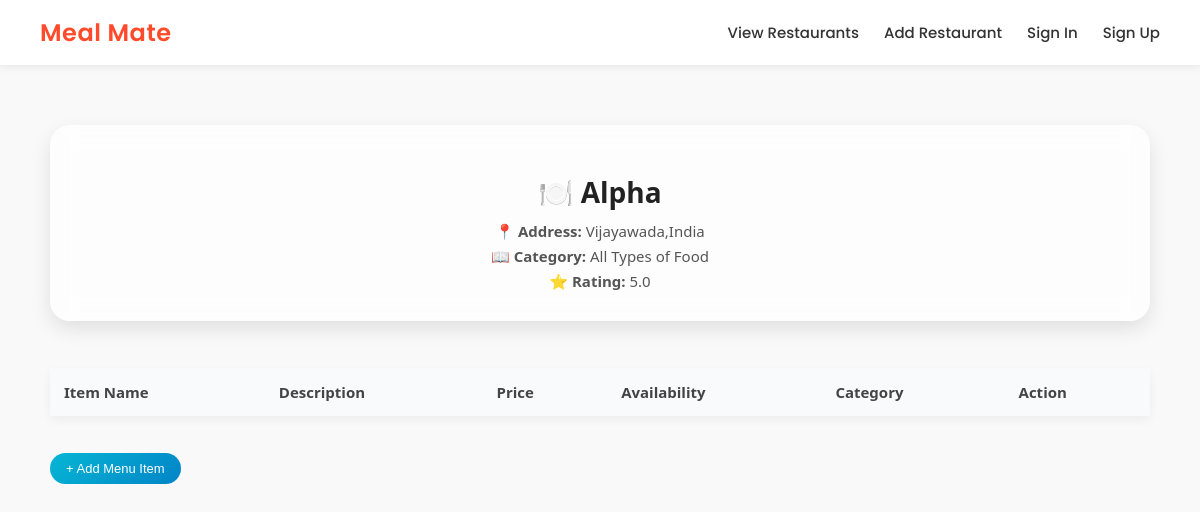
The page /view_menu/19/ on the database as committed earlier.
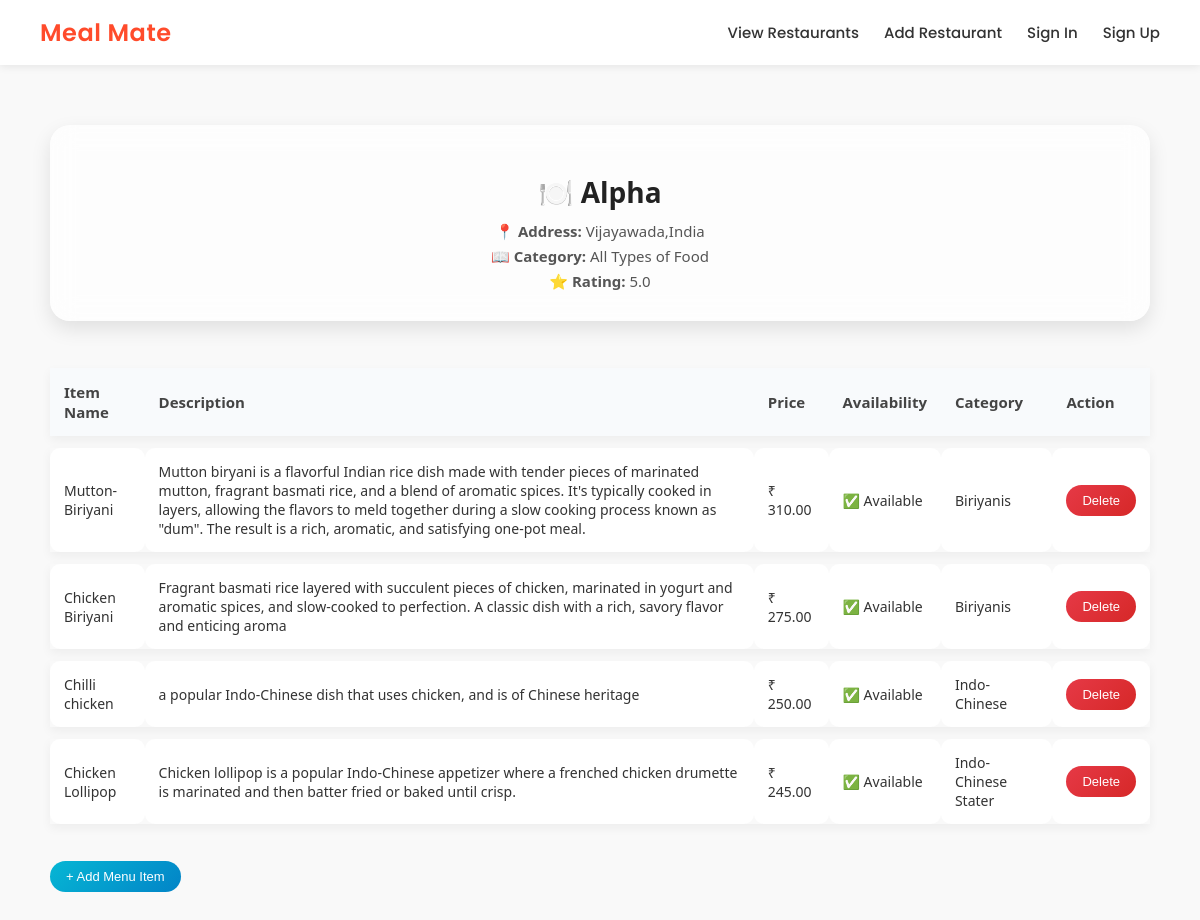
The same page on the database as committed later.
### delivery/models.py (models this page shows, shortened)
class Restarunts(models.Model):
    res_name = models.CharField(max_length=100)
    Food_cat = models.CharField(max_length=100)
    rating  = models.FloatField()
    img = models.URLField(default="https://encrypted-tbn0.gstatic.com/images?q=tbn:ANd9GcR7KBKxKUEmumbhS_sR7eCr-s1likOF0RHtOvAbPXSA70O1ATMHQwZxbCCNwCYCtGQjTVo&usqp=CAU")
    address = models.CharField(max_length=100)

class Menu(models.Model):
    res = models.ForeignKey(
        Restarunts,
        on_delete = models.CASCADE
    )
    item_name = models.CharField(max_length=100)
    description = models.TextField(blank=True,null=True)
    price = models.DecimalField(max_digits=6,decimal_places=2)
    is_available = models.BooleanField(default=True)
    category = models.CharField(max_length=50)

### delivery/views.py (the view)
# urls.py: path('view_menu/<int:id>/',views.view_menu, name = 'view_menu'),
def view_menu(request, id):
    res = Restarunts.objects.get(pk = id)
    menu = Menu.objects.filter(res = res)
    return render(request, 'delivery/menu.html', {'res': res, 'menu':menu})

### delivery/templates/delivery/menu.html (shortened to what this page needs)
{% extends 'delivery/base.html' %}
{% block content %}
<div class="menu-container">
    <div class="res-card">
        <h2>🍽️ {{res.res_name}}</h2>
        <div class="res-details">
            <p><strong>📍 Address:</strong> {{res.address}}</p>
            <p><strong>📖 Category:</strong> {{res.Food_cat}}</p>
            <p><strong>⭐ Rating:</strong> {{res.rating}}</p>
        </div>
    </div>
    <table>
        <tr>
            <th>Item Name</th>
            <th>Description</th>
            <th>Price</th>
            <th>Availability</th>
            <th>Category</th>
            <th>Action</th>
        </tr>
        {% for item in menu %}
        <tr>
            <td>{{ item.item_name }}</td>
            <td>{{ item.description }}</td>
            <td>₹ {{ item.price }}</td>
            <td>{% if item.is_available %} ✅ Available {% else %} ❌ Not Available {% endif %}</td>
            <td>{{ item.category }}</td>
            <td>
                <a href="{% url 'delivery:delete_menu' item.id %}"
                   onclick="return confirm('Are you sure you want to delete this item?');">
                    <button class="btn btn-delete">Delete</button>
                </a>
            </td>
        </tr>
        {% endfor %}
    </table>
    <a href="{% url 'delivery:add_menu' res.id %}">
        <button class="btn btn-add">+ Add Menu Item</button>
    </a>
</div>
{% endblock %}

### delivery/templates/delivery/base.html (shortened to what this page needs)
<!DOCTYPE html>
<html lang="en">
<head>
</head>
<body>
    <div class="navbar">
        <a href="{% url 'delivery:index' %}" class="logo">Meal Mate</a>
        <div class="nav-links">
            <a href="{% url 'delivery:display_res' %}">View Restaurants</a>
            <a href="{% url 'delivery:add_res' %}">Add Restaurant</a>
            <a href="{% url 'delivery:sign_in' %}">Sign In</a>
            <a href="{% url 'delivery:sign_up' %}">Sign Up</a>
        </div>
    </div>
    {% block content %}
    {% endblock %}
</body>
</html>

### delivery/templates/delivery/base.html (style rules this page uses)
body { margin: 0; font-family: 'Poppins', sans-serif; background-color: #f9f9f9; color: #333; }
.navbar { background: #fff; color: #333; padding: 15px 40px; display: flex; justify-content: space-between; align-items: center; box-shadow: 0 2px 8px rgba(0,0,0,0.08); position: sticky; top: 0; z-index: 100; }
.navbar .logo { font-size: 24px; font-weight: 600; color: #ff4b2b; letter-spacing: 0.5px; text-decoration: none; }
.navbar .nav-links { display: flex; gap: 25px; }
.navbar .nav-links a { color: #333; font-size: 15px; font-weight: 500; position: relative; text-decoration: none; transition: all 0.3s ease; }
.navbar .nav-links a::after { content: ""; position: absolute; left: 0; bottom: -5px; width: 0; height: 2px; background: #ff4b2b; transition: width 0.3s ease; }

### delivery/templates/delivery/menu.html (style rules this page uses)
.menu-container { max-width: 1100px; margin: 40px auto; padding: 20px; font-family: "Segoe UI", Roboto, sans-serif; }
.res-card { background: rgba(255, 255, 255, 0.7); backdrop-filter: blur(12px); padding: 25px; border-radius: 20px; box-shadow: 0 8px 20px rgba(0,0,0,0.1); margin-bottom: 35px; text-align: center; }
.res-card h2 { font-size: 28px; font-weight: 700; margin-bottom: 10px; color: #222; }
.res-details p { margin: 5px 0; font-size: 15px; color: #555; }
table { width: 100%; border-collapse: separate; border-spacing: 0 12px; }
th { background: #f8fafc; padding: 14px; text-align: left; font-size: 15px; color: #444; font-weight: 600; }
td { background: #fff; padding: 14px; font-size: 14px; color: #333; border-radius: 10px; }
tr { box-shadow: 0 4px 10px rgba(0,0,0,0.05); }
.btn { padding: 8px 16px; border-radius: 25px; font-size: 13px; font-weight: 500; border: none; cursor: pointer; transition: all 0.3s ease; }
.btn-delete { background: linear-gradient(135deg, #e63946, #d62828); color: #fff; }
.btn-add { background: linear-gradient(135deg, #06b6d4, #0284c7); color: #fff; margin-top: 25px; }

Rows that differ between the two databases and show on the page:
added Menu: item_name "Mutton-Biriyani", description "Mutton biryani is a flavorful Indian rice dish made with tender pieces of marinated mutton, fragrant basmati rice, and a blend of aromatic spices. It's typically cooked in layers, allowing the flavors to meld together during a slow cooking process known as \"dum\". The result is a rich, aromatic, and satisfying one-pot meal.", price "310.00", is_available "✅ Available", category "Biriyanis"
added Menu: item_name "Chicken Biriyani", description "Fragrant basmati rice layered with succulent pieces of chicken, marinated in yogurt and aromatic spices, and slow-cooked to perfection. A classic dish with a rich, savory flavor and enticing aroma", price "275.00", is_available "✅ Available", category "Biriyanis"
added Menu: item_name "Chilli chicken", description "a popular Indo-Chinese dish that uses chicken, and is of Chinese heritage", price "250.00", is_available "✅ Available", category "Indo-Chinese"
added Menu: item_name "Chicken Lollipop", description "Chicken lollipop is a popular Indo-Chinese appetizer where a frenched chicken drumette is marinated and then batter fried or baked until crisp.", price "245.00", is_available "✅ Available", category "Indo-Chinese Stater"
